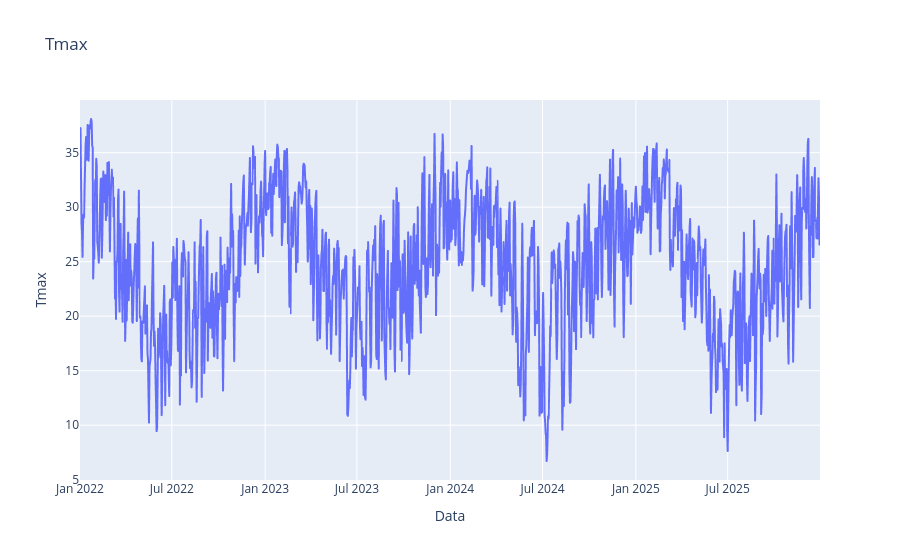

Source (notebook cell):
### Markdown cell above
## Plotando os dados médios para a bacia selecionada

### Code cell
fig = px.line(df, x=df.index, 
              y=var_name,
              title=f"{var_name}")
fig.update_traces(hovertemplate="%{x}: %{y:.1f}°C")
fig.show()

### Figure 1 — Plotly figure (JSON) as saved in the notebook; plotly's stock layout.template omitted (floating-point values rounded to 4 significant figures; data arrays with more than 128 entries replaced by an {"elided": "..."} marker saying what was removed)
{"data": [{"hovertemplate": "%{x}: %{y:.1f}°C", "legendgroup": "", "line": {"color": "#636efa", "dash": "solid"}, "marker": {"symbol": "circle"}, "mode": "lines", "name": "", "showlegend": false, "type": "scattergl", "x": {"elided": "1460 str values"}, "xaxis": "x", "y": {"elided": "1460 float values"}, "yaxis": "y"}], "layout": {"legend": {"tracegroupgap": 0}, "title": {"text": "Tmax"}, "xaxis": {"anchor": "y", "domain": [0, 1], "title": {"text": "Data"}}, "yaxis": {"anchor": "x", "domain": [0, 1], "title": {"text": "Tmax"}}}}
